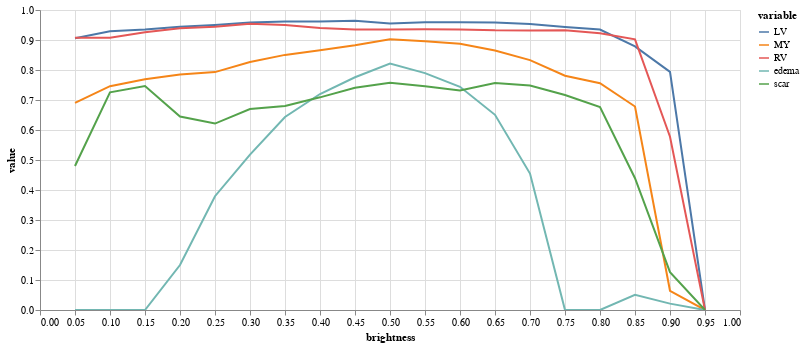

Notebook cell for this chart:
### Code cell
(alt
 .Chart(results.melt(id_vars=['brightness'],value_vars=['LV','MY','RV','edema','scar']))
 .mark_line()
 .encode(
     x="brightness",
     y="value",
     color="variable",
     tooltip="value"
 )
 .properties(width=700,height=300)
 .interactive()
)

### Figure 1 — Vega-Lite specification as saved in the notebook (floating-point values rounded to 4 significant figures)
{"config": {"view": {"continuousWidth": 400, "continuousHeight": 300}}, "data": {"name": "data-5c1e3d5877718f0028c551777efdc22c"}, "mark": "line", "encoding": {"color": {"type": "nominal", "field": "variable"}, "tooltip": {"type": "quantitative", "field": "value"}, "x": {"type": "quantitative", "field": "brightness"}, "y": {"type": "quantitative", "field": "value"}}, "height": 300, "selection": {"selector003": {"type": "interval", "bind": "scales", "encodings": ["x", "y"]}}, "width": 700, "$schema": "https://vega.github.io/schema/vega-lite/v4.0.2.json", "datasets": {"data-5c1e3d5877718f0028c551777efdc22c": [{"brightness": 0.05, "variable": "LV", "value": 0.9061}, {"brightness": 0.1, "variable": "LV", "value": 0.9288}, {"brightness": 0.15, "variable": "LV", "value": 0.935}, {"brightness": 0.2, "variable": "LV", "value": 0.9444}, {"brightness": 0.25, "variable": "LV", "value": 0.9502}, {"brightness": 0.3, "variable": "LV", "value": 0.958}, {"brightness": 0.35, "variable": "LV", "value": 0.9618}, {"brightness": 0.4, "variable": "LV", "value": 0.9617}, {"brightness": 0.45, "variable": "LV", "value": 0.9639}, {"brightness": 0.5, "variable": "LV", "value": 0.9548}, {"brightness": 0.55, "variable": "LV", "value": 0.959}, {"brightness": 0.6, "variable": "LV", "value": 0.9591}, {"brightness": 0.65, "variable": "LV", "value": 0.9585}, {"brightness": 0.7, "variable": "LV", "value": 0.9536}, {"brightness": 0.75, "variable": "LV", "value": 0.9431}, {"brightness": 0.8, "variable": "LV", "value": 0.9348}, {"brightness": 0.85, "variable": "LV", "value": 0.8789}, {"brightness": 0.9, "variable": "LV", "value": 0.7939}, {"brightness": 0.95, "variable": "LV", "value": 0.0}, {"brightness": 0.05, "variable": "MY", "value": 0.6904}, {"brightness": 0.1, "variable": "MY", "value": 0.746}, {"brightness": 0.15, "variable": "MY", "value": 0.769}, {"brightness": 0.2, "variable": "MY", "value": 0.7852}, {"brightness": 0.25, "variable": "MY", "value": 0.793}, {"brightness": 0.3, "variable": "MY", "value": 0.8269}, {"brightness": 0.35, "variable": "MY", "value": 0.8504}, {"brightness": 0.4, "variable": "MY", "value": 0.8661}, {"brightness": 0.45, "variable": "MY", "value": 0.8824}, {"brightness": 0.5, "variable": "MY", "value": 0.9028}, {"brightness": 0.55, "variable": "MY", "value": 0.8959}, {"brightness": 0.6, "variable": "MY", "value": 0.8875}, {"brightness": 0.65, "variable": "MY", "value": 0.8647}, {"brightness": 0.7, "variable": "MY", "value": 0.833}, {"brightness": 0.75, "variable": "MY", "value": 0.7808}, {"brightness": 0.8, "variable": "MY", "value": 0.7561}, {"brightness": 0.85, "variable": "MY", "value": 0.6783}, {"brightness": 0.9, "variable": "MY", "value": 0.06411}, {"brightness": 0.95, "variable": "MY", "value": 0.0}, {"brightness": 0.05, "variable": "RV", "value": 0.9077}, {"brightness": 0.1, "variable": "RV", "value": 0.9079}, {"brightness": 0.15, "variable": "RV", "value": 0.9258}, {"brightness": 0.2, "variable": "RV", "value": 0.9389}, {"brightness": 0.25, "variable": "RV", "value": 0.9445}, {"brightness": 0.3, "variable": "RV", "value": 0.9538}, {"brightness": 0.35, "variable": "RV", "value": 0.9504}, {"brightness": 0.4, "variable": "RV", "value": 0.9403}, {"brightness": 0.45, "variable": "RV", "value": 0.9353}, {"brightness": 0.5, "variable": "RV", "value": 0.9352}, {"brightness": 0.55, "variable": "RV", "value": 0.9357}, {"brightness": 0.6, "variable": "RV", "value": 0.935}, {"brightness": 0.65, "variable": "RV", "value": 0.9321}, {"brightness": 0.7, "variable": "RV", "value": 0.932}, {"brightness": 0.75, "variable": "RV", "value": 0.9324}, {"brightness": 0.8, "variable": "RV", "value": 0.9227}, {"brightness": 0.85, "variable": "RV", "value": 0.9021}, {"brightness": 0.9, "variable": "RV", "value": 0.5777}, {"brightness": 0.95, "variable": "RV", "value": 0.0}, {"brightness": 0.05, "variable": "edema", "value": 0.0}, {"brightness": 0.1, "variable": "edema", "value": 0.0}, {"brightness": 0.15, "variable": "edema", "value": 0.0}, {"brightness": 0.2, "variable": "edema", "value": 0.15}, {"brightness": 0.25, "variable": "edema", "value": 0.3793}, {"brightness": 0.3, "variable": "edema", "value": 0.5178}, {"brightness": 0.35, "variable": "edema", "value": 0.6433}, {"brightness": 0.4, "variable": "edema", "value": 0.7199}, {"brightness": 0.45, "variable": "edema", "value": 0.7759}, {"brightness": 0.5, "variable": "edema", "value": 0.8216}, {"brightness": 0.55, "variable": "edema", "value": 0.7897}, {"brightness": 0.6, "variable": "edema", "value": 0.7441}, {"brightness": 0.65, "variable": "edema", "value": 0.6507}, {"brightness": 0.7, "variable": "edema", "value": 0.4548}, {"brightness": 0.75, "variable": "edema", "value": 0.0}, {"brightness": 0.8, "variable": "edema", "value": 0.0}, {"brightness": 0.85, "variable": "edema", "value": 0.05071}, {"brightness": 0.9, "variable": "edema", "value": 0.02128}, {"brightness": 0.95, "variable": "edema", "value": 0.0}, {"brightness": 0.05, "variable": "scar", "value": 0.48}, {"brightness": 0.1, "variable": "scar", "value": 0.7254}, {"brightness": 0.15, "variable": "scar", "value": 0.7464}, {"brightness": 0.2, "variable": "scar", "value": 0.6449}, {"brightness": 0.25, "variable": "scar", "value": 0.6214}, {"brightness": 0.3, "variable": "scar", "value": 0.6702}, {"brightness": 0.35, "variable": "scar", "value": 0.6802}, {"brightness": 0.4, "variable": "scar", "value": 0.7089}, {"brightness": 0.45, "variable": "scar", "value": 0.7407}, {"brightness": 0.5, "variable": "scar", "value": 0.7576}, {"brightness": 0.55, "variable": "scar", "value": 0.7456}, {"brightness": 0.6, "variable": "scar", "value": 0.7319}, {"brightness": 0.65, "variable": "scar", "value": 0.757}, {"brightness": 0.7, "variable": "scar", "value": 0.7485}, {"brightness": 0.75, "variable": "scar", "value": 0.7167}, {"brightness": 0.8, "variable": "scar", "value": 0.6761}, {"brightness": 0.85, "variable": "scar", "value": 0.4393}, {"brightness": 0.9, "variable": "scar", "value": 0.1263}, {"brightness": 0.95, "variable": "scar", "value": 0.0}]}}
